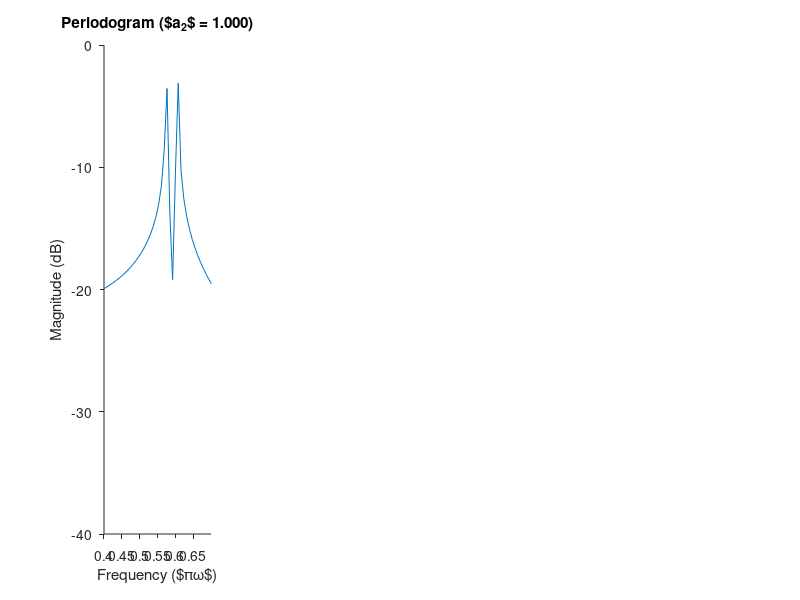

This chart was generated by the following MATLAB code: (Note: this script raises an error after producing the figure.)
clear all
close all


%%
f_0 = 0.2;
x_n = @(a_1, a_2, phi_1, phi_2, sigma2, alpha, N) a_1*sin(f_0*2*pi*(0:(N-1)) + phi_1) + ...
    a_2*sin((f_0+(alpha/N))*2*pi*(0:(N-1)) + phi_2) + sqrt(sigma2)*randn([1 N]);


N = 256;

for alpha=[4 12]
    figure;
    vals = [1 .2 .02 .001];
    for a_2=1:length(vals)
        subplot(1,length(vals),a_2);
        signal = x_n(1, vals(a_2), 0, 0, 0, alpha, N) .* rectwin(N)';

        test = (1/N) * fft(signal);
        pdg = 10*log10(abs(test));
        plot( linspace(-1,1,length(pdg)), pdg  );
        title(sprintf('Periodogram ($a_2$ = %0.3f)', vals(a_2)));
        xlabel('Frequency ($\pi\omega$)')
        ylabel('Magnitude (dB)');
        xlim([0.4,0.7])

        set(gca,'TickDir','out');
        set(gca,'Box','off');
        set(gcf,'color','w');
        cleanfigure;
    end
end



%%


N=256;
MULTIP = 5;

window = bartlett(N);
fftwin = abs(fftshift(fft(window, MULTIP*N)));

w = linspace(-1,1,MULTIP*N+1);
w = w(1:end-1);

plot(w,20*log10(fftwin + eps))
xlim([0 0.5])
xlabel('Norm Freq. ($\pi rads$)')
ylabel('$|FFT|$ (dB)');

x1=40/N;
x2=120/N;
hold on
plot([x1 x1],[100 -400],'Color','c','LineWidth',2)
plot([x2 x2],[100 -400],'Color','b','LineWidth',2)

legend('Bartlett', '4/N','12/N')